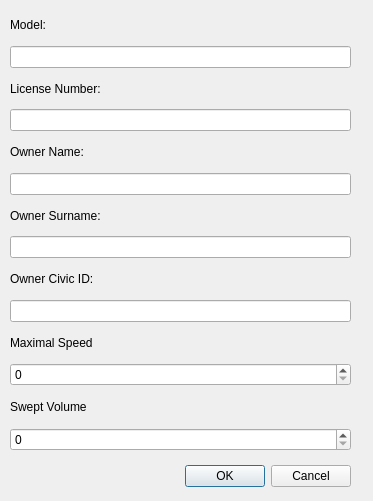
<?xml version="1.0" encoding="UTF-8"?>
<ui version="4.0">
 <class>addMBikeDialog</class>
 <widget class="QDialog" name="addMBikeDialog">
  <property name="geometry">
   <rect>
    <x>0</x>
    <y>0</y>
    <width>373</width>
    <height>501</height>
   </rect>
  </property>
  <property name="windowTitle">
   <string>Add motorbike</string>
  </property>
  <widget class="QDialogButtonBox" name="addMBikeButtonBox">
   <property name="geometry">
    <rect>
     <x>10</x>
     <y>460</y>
     <width>341</width>
     <height>32</height>
    </rect>
   </property>
   <property name="orientation">
    <enum>Qt::Horizontal</enum>
   </property>
   <property name="standardButtons">
    <set>QDialogButtonBox::Cancel|QDialogButtonBox::Ok</set>
   </property>
  </widget>
  <widget class="QWidget" name="layoutWidget_6">
   <property name="geometry">
    <rect>
     <x>10</x>
     <y>10</y>
     <width>341</width>
     <height>441</height>
    </rect>
   </property>
   <layout class="QVBoxLayout" name="verticalLayout_14">
    <item>
     <widget class="QLabel" name="label_37">
      <property name="text">
       <string>Model:</string>
      </property>
     </widget>
    </item>
    <item>
     <widget class="QLineEdit" name="model_MB"/>
    </item>
    <item>
     <widget class="QLabel" name="label_38">
      <property name="text">
       <string>License Number:</string>
      </property>
     </widget>
    </item>
    <item>
     <widget class="QLineEdit" name="licnr_MB"/>
    </item>
    <item>
     <widget class="QLabel" name="label_39">
      <property name="text">
       <string>Owner Name:</string>
      </property>
     </widget>
    </item>
    <item>
     <widget class="QLineEdit" name="owname_MB"/>
    </item>
    <item>
     <widget class="QLabel" name="label_40">
      <property name="text">
       <string>Owner Surname:</string>
      </property>
     </widget>
    </item>
    <item>
     <widget class="QLineEdit" name="ownsur_MB"/>
    </item>
    <item>
     <widget class="QLabel" name="label_41">
      <property name="text">
       <string>Owner Civic ID:</string>
      </property>
     </widget>
    </item>
    <item>
     <widget class="QLineEdit" name="ownid_MB"/>
    </item>
    <item>
     <widget class="QLabel" name="label_42">
      <property name="text">
       <string>Maximal Speed</string>
      </property>
     </widget>
    </item>
    <item>
     <widget class="QSpinBox" name="maxspe">
      <property name="maximum">
       <number>200</number>
      </property>
     </widget>
    </item>
    <item>
     <widget class="QLabel" name="label_61">
      <property name="text">
       <string>Swept Volume</string>
      </property>
     </widget>
    </item>
    <item>
     <widget class="QSpinBox" name="swepvo">
      <property name="maximum">
       <number>9999</number>
      </property>
     </widget>
    </item>
   </layout>
  </widget>
 </widget>
 <resources/>
 <connections>
  <connection>
   <sender>addMBikeButtonBox</sender>
   <signal>accepted()</signal>
   <receiver>addMBikeDialog</receiver>
   <slot>accept()</slot>
   <hints>
    <hint type="sourcelabel">
     <x>248</x>
     <y>254</y>
    </hint>
    <hint type="destinationlabel">
     <x>157</x>
     <y>274</y>
    </hint>
   </hints>
  </connection>
  <connection>
   <sender>addMBikeButtonBox</sender>
   <signal>rejected()</signal>
   <receiver>addMBikeDialog</receiver>
   <slot>reject()</slot>
   <hints>
    <hint type="sourcelabel">
     <x>316</x>
     <y>260</y>
    </hint>
    <hint type="destinationlabel">
     <x>286</x>
     <y>274</y>
    </hint>
   </hints>
  </connection>
 </connections>
</ui>
